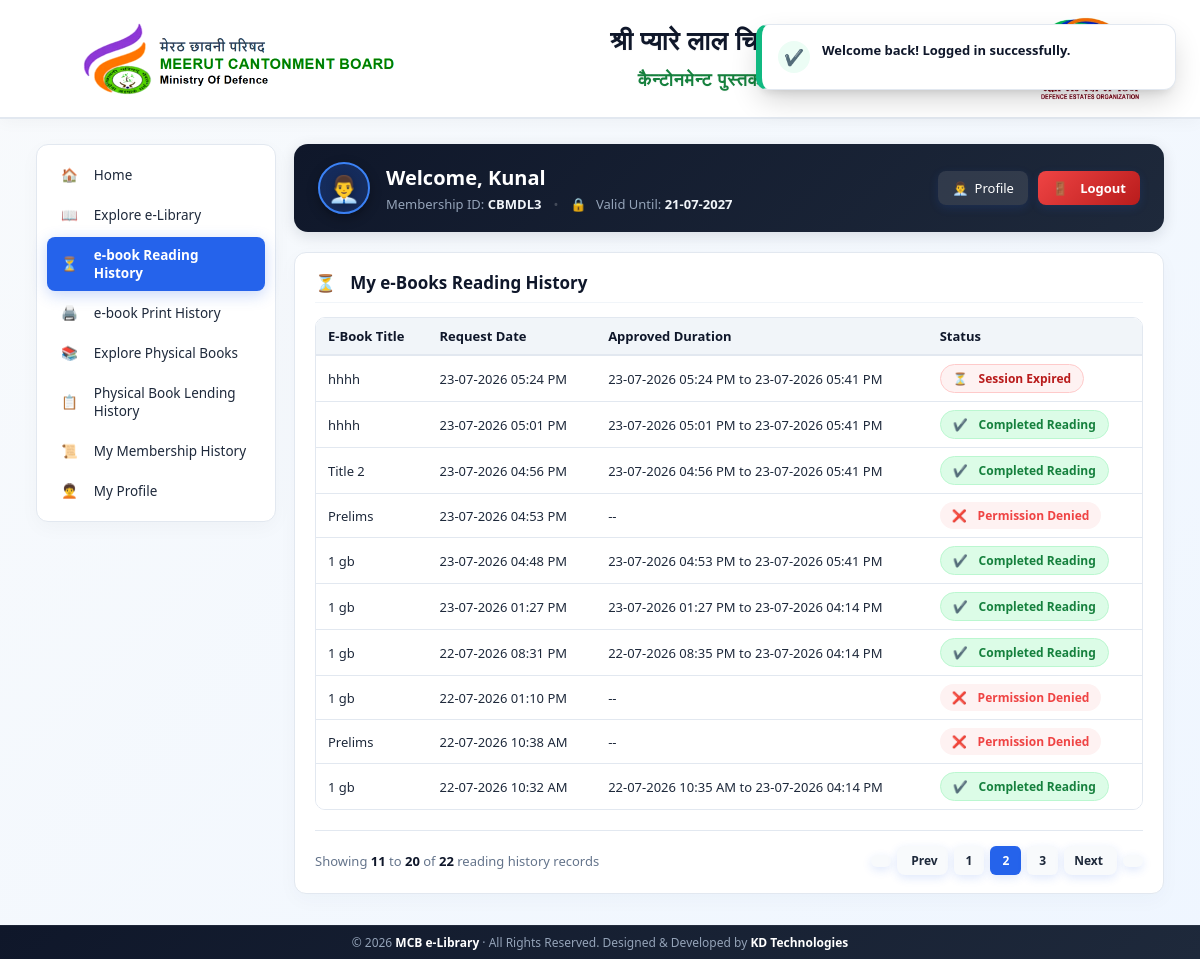
/?action=user&tab=reading_history&b_page=2 (signed in), run on the app's committed database.
### tables this page shows
CREATE TABLE `members` (
  `id` int(11) NOT NULL,
  `membership_id` varchar(30) NOT NULL,
  `name` varchar(150) NOT NULL,
  `gender` enum('Male','Female','Other') DEFAULT 'Male',
  `guardian_name` varchar(150) NOT NULL,
  `mobile` varchar(20) NOT NULL,
  `password` varchar(255) NOT NULL,
  `email` varchar(150) DEFAULT NULL,
  `address` text NOT NULL,
  `aadhar_no` varchar(30) NOT NULL,
  `duration` enum('Yearly','Half Yearly','Quarterly','Monthly','Daily') NOT NULL,
  `shift` varchar(100) DEFAULT 'Full Day',
  `start_date` date NOT NULL,
  `end_date` date NOT NULL,
  `membership_fee` varchar(50) NOT NULL,
  `payment_id` varchar(150) NOT NULL,
  `created_at` timestamp NULL DEFAULT current_timestamp(),
  `is_active` tinyint(1) DEFAULT 1,
  `membership_plan_id` int(11) DEFAULT NULL,
  `approved` tinyint(1) DEFAULT 1
);

CREATE TABLE `reading_requests` (
  `id` int(11) NOT NULL,
  `member_id` int(11) NOT NULL,
  `ebook_id` int(11) NOT NULL,
  `status` enum('Pending','Approved','Rejected','Expired') DEFAULT 'Pending',
  `requested_at` datetime DEFAULT current_timestamp(),
  `approved_at` datetime DEFAULT NULL,
  `expires_at` datetime DEFAULT NULL,
  `duration_minutes` int(11) DEFAULT 15,
  `started_reading_at` datetime DEFAULT NULL
);

CREATE TABLE `ebooks` (
  `id` int(11) NOT NULL,
  `category_id` int(11) NOT NULL,
  `title` varchar(255) NOT NULL,
  `keywords` varchar(500) DEFAULT NULL,
  `pdf_file` varchar(255) NOT NULL,
  `created_at` timestamp NULL DEFAULT current_timestamp()
);

### config/helpers.php (called while the page is built, shortened)
<?php
function e($v) {
    return htmlspecialchars((string)$v, ENT_QUOTES, 'UTF-8');
}

### app/views/user/reading_history.php (the view, shortened to what this page needs)
<?php
$b_limit = 10;
$b_page = max(1, (int)($_GET['b_page'] ?? 1));
$total_res = $db->query("SELECT COUNT(*) c FROM reading_requests WHERE member_id = $mid");
$total_items = (int)($total_res ? $total_res->fetch_assoc()['c'] : 0);
$total_pages = ceil($total_items / $b_limit);
$b_offset = ($b_page - 1) * $b_limit;
$stmt = $db->prepare("SELECT r.*, e.title FROM reading_requests r JOIN ebooks e ON e.id = r.ebook_id WHERE r.member_id = ? ORDER BY r.requested_at DESC LIMIT ? OFFSET ?");
$stmt->bind_param("iii", $mid, $b_limit, $b_offset);
$stmt->execute();
$x = $stmt->get_result();
?>
<div class="card">
    <h3><i class="fa-solid fa-clock-rotate-left"></i> My e-Books Reading History</h3>
    <div class="table-responsive">
        <table>
            <thead>
                <tr>
                    <th>E-Book Title</th>
                    <th>Request Date</th>
                    <th>Approved Duration</th>
                    <th>Status</th>
                </tr>
            </thead>
            <tbody>
                <?php
                while($r = $x->fetch_assoc()) {
                    $isExp = ($r['status'] === 'Expired') || (!empty($r['expires_at']) && strtotime($r['expires_at']) <= time());
                    $hasStarted = !empty($r['started_reading_at']);
                    if ($r['status'] === 'Pending') {
                        $badgeHtml = '<span class="badge badge-orange"><i class="fa-solid fa-hourglass-half"></i> Pending</span>';
                    } elseif ($r['status'] === 'Approved' && !$isExp) {
                        $badgeHtml = '<span class="badge badge-green"><i class="fa-solid fa-book-open-reader"></i> Active Reading</span>';
                    } elseif ($r['status'] === 'Rejected') {
                        $badgeHtml = '<span class="badge badge-red"><i class="fa-solid fa-circle-xmark"></i> Permission Denied</span>';
                    } elseif ($isExp) {
                        if ($hasStarted) {
                            $badgeHtml = '<span class="badge" style="background:#dcfce7; color:#15803d; border:1px solid #bbf7d0; font-weight:700;"><i class="fa-solid fa-circle-check"></i> Completed Reading</span>';
                        } else {
                            $badgeHtml = '<span class="badge badge-red" style="background:#fef2f2; color:#b91c1c; border:1px solid #fecaca;"><i class="fa-solid fa-clock-rotate-left"></i> Session Expired</span>';
                        }
                    }
                    echo '
                    <tr>
                        <td>' . e($r['title']) . '</td>
                        <td>' . date('d-m-Y h:i A', strtotime($r['requested_at'])) . '</td>
                        <td>' . ($r['approved_at'] ? date('d-m-Y h:i A', strtotime($r['approved_at'])) . ($r['expires_at'] ? ' to ' . date('d-m-Y h:i A', strtotime($r['expires_at'])) : ' (' . (int)$r['duration_minutes'] . ' mins)') : '--') . '</td>
                        <td>' . $badgeHtml . '</td>
                    </tr>';
                }
                ?>
            </tbody>
        </table>
    </div>
    <?php if ($total_pages > 1): ?>
        <div class="pagination-container" style="display:flex; justify-content:space-between; align-items:center; margin-top:20px; flex-wrap:wrap; gap:15px; border-top:1px solid var(--border-color); padding-top:15px;">
            <div style="font-size:13px; color:var(--text-muted);">
                Showing <strong><?= $b_offset + 1 ?></strong> to <strong><?= min($b_offset + $b_limit, $total_items) ?></strong> of <strong><?= $total_items ?></strong> reading history records
            </div>
            <div class="pagination" style="display:flex; align-items:center; gap:6px;">
                <?php if ($b_page > 1): ?>
                    <a href="?action=user&tab=reading_history&b_page=1" class="btn" style="padding:6px 10px; background:var(--bg-slate); color:var(--text-color); font-size:12px; display:inline-flex; align-items:center;" title="First Page"><i class="fa-solid fa-angles-left"></i></a>
                    <a href="?action=user&tab=reading_history&b_page=<?= $b_page - 1 ?>" class="btn" style="padding:6px 10px; background:var(--bg-slate); color:var(--text-color); font-size:12px; display:inline-flex; align-items:center; gap:4px;" title="Previous Page"><i class="fa-solid fa-angle-left"></i> Prev</a>
                <?php endif; ?>
                <?php
                $start_p = max(1, $b_page - 2);
                $end_p = min($total_pages, $b_page + 2);
                for($i = $start_p; $i <= $end_p; $i++):
                ?>
                    <?php if ($i == $b_page): ?>
                        <span class="btn" style="padding:6px 12px; background:var(--primary); color:white; font-size:12px; font-weight:700; border-radius:6px;"><?= $i ?></span>
                    <?php else: ?>
                        <a href="?action=user&tab=reading_history&b_page=<?= $i ?>" class="btn" style="padding:6px 12px; background:var(--bg-slate); color:var(--text-color); font-size:12px; border-radius:6px;"><?= $i ?></a>
                    <?php endif; ?>
                <?php endfor; ?>
                <?php if ($b_page < $total_pages): ?>
                    <a href="?action=user&tab=reading_history&b_page=<?= $b_page + 1 ?>" class="btn" style="padding:6px 10px; background:var(--bg-slate); color:var(--text-color); font-size:12px; display:inline-flex; align-items:center; gap:4px;" title="Next Page">Next <i class="fa-solid fa-angle-right"></i></a>
                    <a href="?action=user&tab=reading_history&b_page=<?= $total_pages ?>" class="btn" style="padding:6px 10px; background:var(--bg-slate); color:var(--text-color); font-size:12px; display:inline-flex; align-items:center;" title="Last Page"><i class="fa-solid fa-angles-right"></i></a>
                <?php endif; ?>
            </div>
        </div>
    <?php endif; ?>
</div>

### app/views/user.php (shortened to what this page needs)
<?php
$mid = (int)$_SESSION['member'];
$stmt = $db->prepare("SELECT * FROM members WHERE id = ?");
$stmt->bind_param("i", $mid);
$stmt->execute();
$me = $stmt->get_result()->fetch_assoc();
$tab = $_GET['tab'] ?? 'dashboard';
?>
<div class="admin-wrapper">
    <div class="sidebar">
        <a href="?action=user&tab=dashboard" class="<?= $tab === 'dashboard' ? 'active' : '' ?>"><i class="fa-solid fa-house-chimney"></i> Home</a>
        <a href="?action=user&tab=books" class="<?= $tab === 'books' ? 'active' : '' ?>"><i class="fa-solid fa-book-open"></i> Explore e-Library</a>
        <a href="?action=user&tab=reading_history" class="<?= $tab === 'reading_history' ? 'active' : '' ?>"><i class="fa-solid fa-clock-rotate-left"></i> e-book Reading History</a>
        <a href="?action=user&tab=print_requests" class="<?= $tab === 'print_requests' ? 'active' : '' ?>"><i class="fa-solid fa-print"></i> e-book Print History</a>
        <a href="?action=user&tab=physical_books" class="<?= $tab === 'physical_books' ? 'active' : '' ?>"><i class="fa-solid fa-book"></i> Explore Physical Books</a>
        <a href="?action=user&tab=lending" class="<?= $tab === 'lending' ? 'active' : '' ?>"><i class="fa-solid fa-clipboard-list"></i> Physical Book Lending History</a>
        <a href="?action=user&tab=membership_history" class="<?= $tab === 'membership_history' ? 'active' : '' ?>"><i class="fa-solid fa-id-card-clip"></i> My Membership History</a>
        <a href="?action=user&tab=profile" class="<?= $tab === 'profile' ? 'active' : '' ?>"><i class="fa-solid fa-user-gear"></i> My Profile</a>
    </div>
    <div class="admin-content">
        <?php
        $genderVal = strtolower(trim($me['gender'] ?? 'male'));
        if ($genderVal === 'female') {
            $userEmoji = '👩‍💼';
            $avatarBg = 'rgba(236, 72, 153, 0.2)';
            $avatarBorder = '#ec4899';
            $genderLabel = 'Female Member';
        } elseif ($genderVal === 'other') {
            $userEmoji = '🧑‍💼';
            $avatarBg = 'rgba(139, 92, 246, 0.2)';
            $avatarBorder = '#8b5cf6';
            $genderLabel = 'Member';
        } else {
            $userEmoji = '👨‍💼';
            $avatarBg = 'rgba(37, 99, 235, 0.25)';
            $avatarBorder = '#3b82f6';
            $genderLabel = 'Male Member';
        }
        ?>
        <div class="user-greeting-banner" style="background: linear-gradient(135deg, var(--navy-dark), var(--navy-light)); color: white; padding: 18px 24px; border-radius: 14px; margin-bottom: 20px; display: flex; justify-content: space-between; align-items: center; box-shadow: 0 4px 15px rgba(15, 23, 42, 0.12); flex-wrap: wrap; gap: 15px;">
            <div style="display: flex; align-items: center; gap: 16px;">
                <div style="width: 52px; height: 52px; background: <?= $avatarBg ?>; border: 2px solid <?= $avatarBorder ?>; border-radius: 50%; display: flex; align-items: center; justify-content: center; font-size: 26px; flex-shrink: 0; box-shadow: 0 4px 12px rgba(0, 0, 0, 0.3);" title="Gender: <?= $genderLabel ?>">
                    <span style="line-height: 1; filter: drop-shadow(0 2px 4px rgba(0,0,0,0.3)); cursor: default; user-select: none;"><?= $userEmoji ?></span>
                </div>
                <div>
                    <h2 style="margin: 0; font-size: 20px; font-weight: 700; color: #ffffff; display: flex; align-items: center; gap: 10px; flex-wrap: wrap;">
                        Welcome, <?= e($me['name']) ?>
                    </h2>
                    <p style="margin: 4px 0 0 0; font-size: 13px; color: #94a3b8; display: flex; align-items: center; gap: 12px; flex-wrap: wrap;">
                        <span><i class="fa-solid fa-id-card" style="color: var(--primary);"></i> Membership ID: <strong style="color: #f1f5f9; font-weight: 600;"><?= e($me['membership_id']) ?></strong></span>
                        <span style="color: rgba(255,255,255,0.2);">•</span>
                        <span><i class="fa-solid fa-calendar-check" style="color: #34d399;"></i> Valid Until: <strong style="color: #f1f5f9; font-weight: 600;"><?= date('d-m-Y', strtotime($me['end_date'])) ?></strong></span>
                    </p>
                </div>
            </div>
            <div style="display: flex; align-items: center; gap: 10px;">
                <a href="?action=user&tab=profile" class="btn" style="background: rgba(255, 255, 255, 0.1); color: #ffffff; padding: 8px 14px; font-size: 13px; border-radius: 8px; text-decoration: none; display: inline-flex; align-items: center; gap: 6px; font-weight: 500;">
                    <span><?= $userEmoji ?></span> Profile
                </a>
                <a href="?action=logout" class="btn" style="background: linear-gradient(135deg, #ef4444, #b91c1c); color: #ffffff; padding: 8px 14px; font-size: 13px; border-radius: 8px; text-decoration: none; display: inline-flex; align-items: center; gap: 6px; font-weight: 600;">
                    <i class="fa-solid fa-right-from-bracket"></i> Logout
                </a>
            </div>
        </div>
        <?php
        $allowed_tabs = ['dashboard', 'books', 'physical_books', 'lending', 'reading_history', 'print_requests', 'membership_history', 'profile'];
        if (in_array($tab, $allowed_tabs)) {
            require __DIR__ . "/user/{$tab}.php";
        } else {
            require __DIR__ . "/user/dashboard.php";
        }
        ?>
    </div>
</div>

### app/views/layout/header.php (style rules this page uses)
:root { --primary: #2563eb; --primary-hover: #1d4ed8; --bg-slate: #f8fafc; --bg-card: #ffffff; --navy-dark: #0f172a; --navy-light: #1e293b; --text-dark: #1e293b; --text-muted: #64748b; --border-color: #e2e8f0; --accent-green: #10b981; --accent-red: #ef4444; --accent-orange: #f59e0b; }
* { box-sizing: border-box; transition: all 0.2s ease-in-out; }
body { margin: 0; font-family: system-ui, -apple-system, "Segoe UI", Roboto, Helvetica, Arial, sans-serif; background: linear-gradient(135deg, #f8fafc, #eff6ff); color: var(--text-dark); min-height: 100vh; display: flex; flex-direction: column; }
h1, h2, h3, h4, strong { font-family: system-ui, -apple-system, "Segoe UI", Roboto, Helvetica, Arial, sans-serif; color: var(--navy-dark); }
.admin-wrapper { display: grid; grid-template-columns: 240px 1fr; gap: 18px; margin-top: 10px; }
.sidebar { background: white; border-radius: 12px; border: 1px solid var(--border-color); padding: 12px 10px; height: fit-content; box-shadow: 0 6px 20px rgba(0,0,0,0.03); display: flex; flex-direction: column; gap: 4px; }
.sidebar a { display: flex; align-items: center; gap: 10px; padding: 9px 14px; text-decoration: none; color: var(--text-dark); font-weight: 500; border-radius: 8px; font-size: 13.5px; }
.sidebar a.active { background: var(--primary); color: white; font-weight: 600; box-shadow: 0 4px 15px rgba(37, 99, 235, 0.25); }
.card { background: var(--bg-card); padding: 18px 20px; border-radius: 12px; border: 1px solid var(--border-color); box-shadow: 0 6px 20px rgba(22, 52, 91, 0.03); margin-bottom: 16px; position: relative; overflow: hidden; }
.card::before { content: ''; position: absolute; top: 0; left: 0; width: 100%; height: 4px; background: linear-gradient(90deg, var(--primary), #60a5fa); opacity: 0; }
.card h3 { margin-top: 0; font-size: 17px; font-weight: 600; border-bottom: 1px solid #f1f5f9; padding-bottom: 8px; margin-bottom: 14px; display: flex; align-items: center; gap: 8px; }
button, .btn { background: linear-gradient(135deg, var(--primary), var(--primary-hover)); color: white; border: 0; padding: 8px 18px; border-radius: 8px; font-weight: 600; cursor: pointer; text-decoration: none; display: inline-flex; align-items: center; justify-content: center; gap: 6px; font-size: 13px; box-shadow: 0 3px 10px rgba(37, 99, 235, 0.15); }
.table-responsive { overflow-x: auto; border-radius: 10px; border: 1px solid var(--border-color); margin-top: 10px; }
table { width: 100%; border-collapse: collapse; font-size: 13px; background: #ffffff; }
th { background: #f1f5f9; color: var(--navy-dark); font-weight: 600; padding: 9px 12px; text-align: left; border-bottom: 2px solid var(--border-color); }
td { padding: 8px 12px; border-bottom: 1px solid var(--border-color); color: var(--text-dark); }
tr:last-child td { border-bottom: none; }
.badge { display: inline-flex; align-items: center; padding: 5px 12px; border-radius: 30px; font-size: 12px; font-weight: 600; gap: 5px; }
.badge-red { background: #fef2f2; color: var(--accent-red); }

### data on the page
members: gender "👨‍💼", name "Kunal", membership "CBMDL3", end_date "21-07-2027"
reading_requests: ebook.title "hhhh", requested_at "23-07-2026 05:24 PM", approved_at "23-07-2026 05:24 PM", expires_at "23-07-2026 05:41 PM", shows "Session Expired"
reading_requests: ebook.title "hhhh", requested_at "23-07-2026 05:01 PM", approved_at "23-07-2026 05:01 PM", expires_at "23-07-2026 05:41 PM", shows "Completed Reading"
reading_requests: ebook.title "Title 2", requested_at "23-07-2026 04:56 PM", approved_at "23-07-2026 04:56 PM", expires_at "23-07-2026 05:41 PM", shows "Completed Reading"
reading_requests: ebook.title "Prelims", requested_at "23-07-2026 04:53 PM", status "Permission Denied"
reading_requests: ebook.title "1 gb", requested_at "23-07-2026 04:48 PM", approved_at "23-07-2026 04:53 PM", expires_at "23-07-2026 05:41 PM", shows "Completed Reading"
reading_requests: ebook.title "1 gb", requested_at "23-07-2026 01:27 PM", approved_at "23-07-2026 01:27 PM", expires_at "23-07-2026 04:14 PM", shows "Completed Reading"
reading_requests: ebook.title "1 gb", requested_at "22-07-2026 08:31 PM", approved_at "22-07-2026 08:35 PM", expires_at "23-07-2026 04:14 PM", shows "Completed Reading"
reading_requests: ebook.title "1 gb", requested_at "22-07-2026 01:10 PM", status "Permission Denied"
reading_requests: ebook.title "Prelims", requested_at "22-07-2026 10:38 AM", status "Permission Denied"
reading_requests: ebook.title "1 gb", requested_at "22-07-2026 10:32 AM", approved_at "22-07-2026 10:35 AM", expires_at "23-07-2026 04:14 PM", shows "Completed Reading"

### other printed values
$b_offset + 1 "11"
min($b_offset + $b_limit, $total_items) "20"
$total_items "22"
